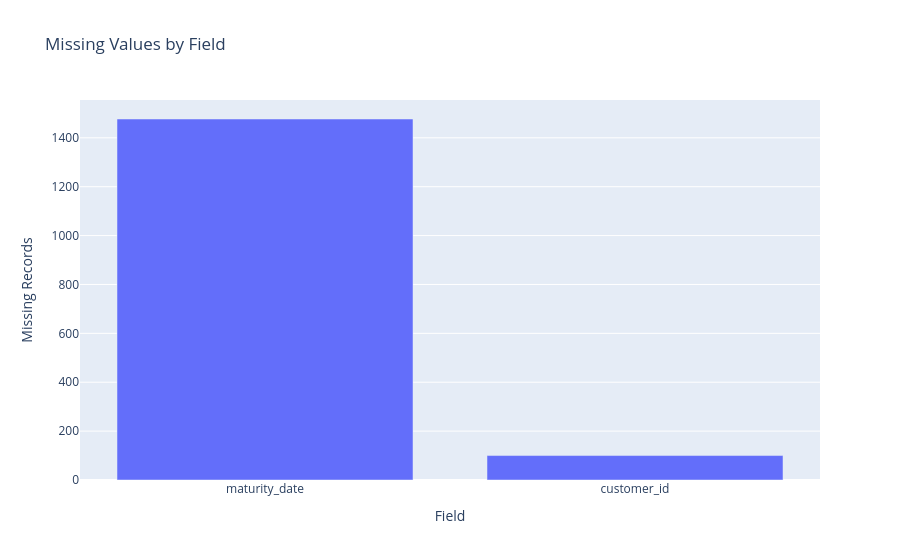

This figure's notebook cell:
### Code cell
fig = px.bar(
    missing_profile,
    x="field",
    y="missing_count",
    title="Missing Values by Field",
    labels={
        "field": "Field",
        "missing_count": "Missing Records"
    },
    hover_data=["missing_percentage"]
)

fig.show()

### Figure 1 — Plotly figure (JSON) as saved in the notebook; plotly's stock layout.template omitted (floating-point values rounded to 4 significant figures)
{"data": [{"customdata": [[14.7], [1.0]], "hovertemplate": "Field=%{x}<br>Missing Records=%{y}<br>missing_percentage=%{customdata[0]}<extra></extra>", "legendgroup": "", "marker": {"color": "#636efa", "pattern": {"shape": ""}}, "name": "", "orientation": "v", "showlegend": false, "textposition": "auto", "type": "bar", "x": ["maturity_date", "customer_id"], "xaxis": "x", "y": [1477, 100], "yaxis": "y"}], "layout": {"barmode": "relative", "legend": {"tracegroupgap": 0}, "title": {"text": "Missing Values by Field"}, "xaxis": {"anchor": "y", "domain": [0, 1], "title": {"text": "Field"}}, "yaxis": {"anchor": "x", "domain": [0, 1], "title": {"text": "Missing Records"}}}}
